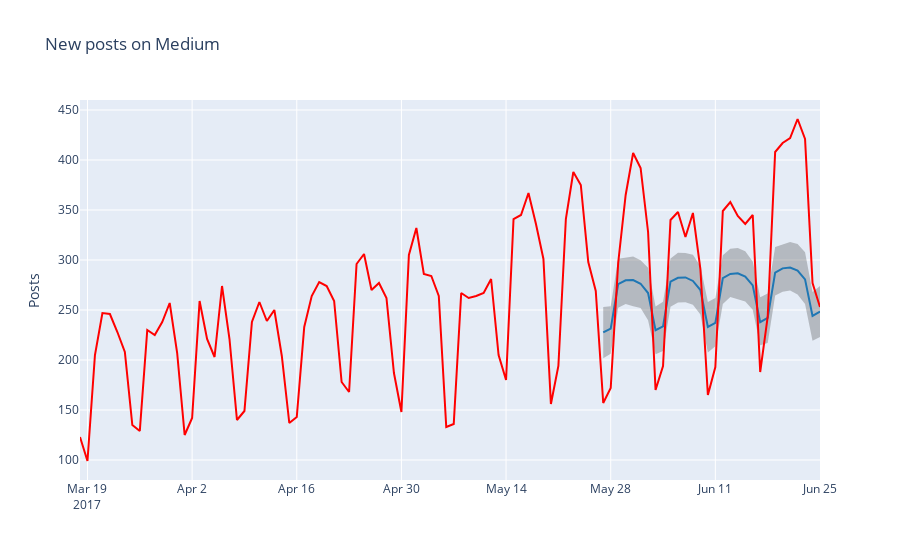

Notebook cell for this chart:
### Markdown cell above
### 3.6 Visualization

Let's create our own visualization of the model built by Prophet. It will comprise the actual values, forecast and confidence intervals.

First, we will plot the data for a shorter period of time to make the data points easier to distinguish. Second, we will show the model performance only for the period that we predicted, that is the last 30 days. It seems that these two measures should give us a more legible plot.

Third, we will use `Plotly` to make our chart interactive, which is great for exploring.

We will define a custom helper function `show_forecast` and call it (for more on how it works please refer to the comments in the code and the [documentation](https://plot.ly/python/)):

### Code cell
def show_forecast(cmp_df, num_predictions, num_values, title):
    """Visualize the forecast."""
    
    def create_go(name, column, num, **kwargs):
        points = cmp_df.tail(num)
        args = dict(name=name, x=points.index, y=points[column], mode='lines')
        args.update(kwargs)
        return go.Scatter(**args)
    
    lower_bound = create_go('Lower Bound', 'yhat_lower', num_predictions,
                            line=dict(width=0),
                            marker=dict(color="gray"))
    upper_bound = create_go('Upper Bound', 'yhat_upper', num_predictions,
                            line=dict(width=0),
                            marker=dict(color="gray"),
                            fillcolor='rgba(68, 68, 68, 0.3)', 
                            fill='tonexty')
    forecast = create_go('Forecast', 'yhat', num_predictions,
                         line=dict(color='rgb(31, 119, 180)'))
    actual = create_go('Actual', 'y', num_values,
                       marker=dict(color="red"))
    
    # In this case the order of the series is important because of the filling
    data = [lower_bound, upper_bound, forecast, actual]

    layout = go.Layout(yaxis=dict(title='Posts'), title=title, showlegend = False)
    fig = go.Figure(data=data, layout=layout)
    iplot(fig, show_link=False)

show_forecast(cmp_df, prediction_size, 100, 'New posts on Medium')
